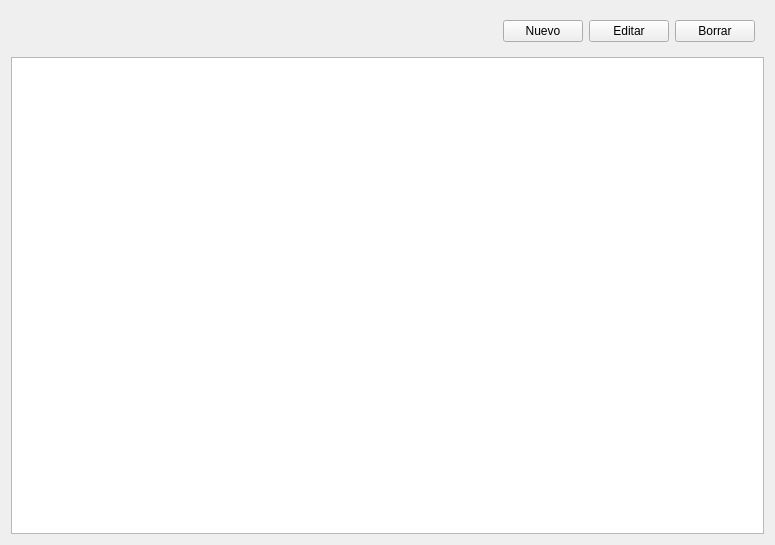
<?xml version="1.0" encoding="UTF-8"?>
<ui version="4.0">
 <class>Grid</class>
 <widget class="QWidget" name="Grid">
  <property name="geometry">
   <rect>
    <x>0</x>
    <y>0</y>
    <width>775</width>
    <height>545</height>
   </rect>
  </property>
  <property name="windowTitle">
   <string>Form</string>
  </property>
  <layout class="QVBoxLayout" name="verticalLayout">
   <item>
    <widget class="QWidget" name="widget" native="true">
     <layout class="QHBoxLayout" name="horizontalLayout">
      <item>
       <spacer name="horizontalSpacer">
        <property name="orientation">
         <enum>Qt::Horizontal</enum>
        </property>
        <property name="sizeHint" stdset="0">
         <size>
          <width>463</width>
          <height>20</height>
         </size>
        </property>
       </spacer>
      </item>
      <item>
       <widget class="QPushButton" name="btn_add">
        <property name="text">
         <string>Nuevo</string>
        </property>
       </widget>
      </item>
      <item>
       <widget class="QPushButton" name="btn_edit">
        <property name="text">
         <string>Editar</string>
        </property>
       </widget>
      </item>
      <item>
       <widget class="QPushButton" name="btn_delete">
        <property name="text">
         <string>Borrar</string>
        </property>
       </widget>
      </item>
     </layout>
    </widget>
   </item>
   <item>
    <widget class="QTableView" name="table">
     <property name="alternatingRowColors">
      <bool>true</bool>
     </property>
     <property name="selectionMode">
      <enum>QAbstractItemView::SingleSelection</enum>
     </property>
     <property name="selectionBehavior">
      <enum>QAbstractItemView::SelectRows</enum>
     </property>
     <property name="sortingEnabled">
      <bool>true</bool>
     </property>
    </widget>
   </item>
  </layout>
 </widget>
 <resources/>
 <connections/>
</ui>
